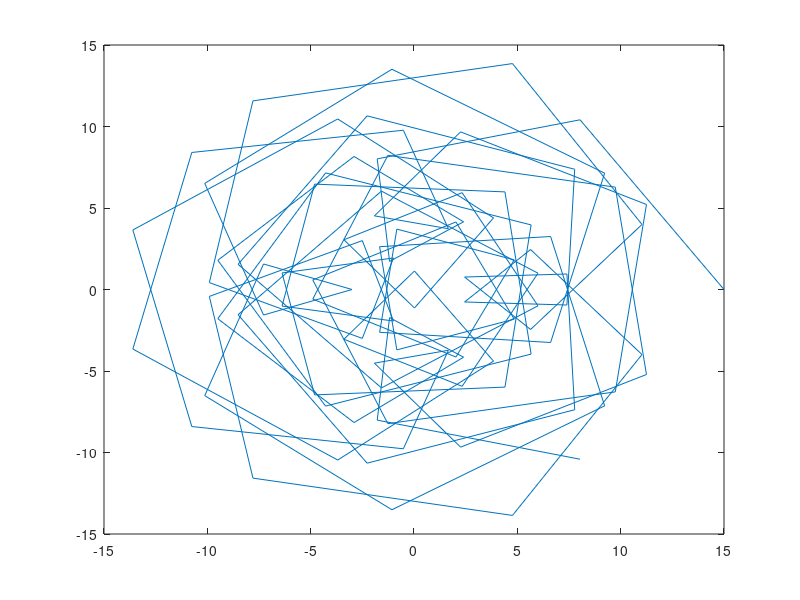
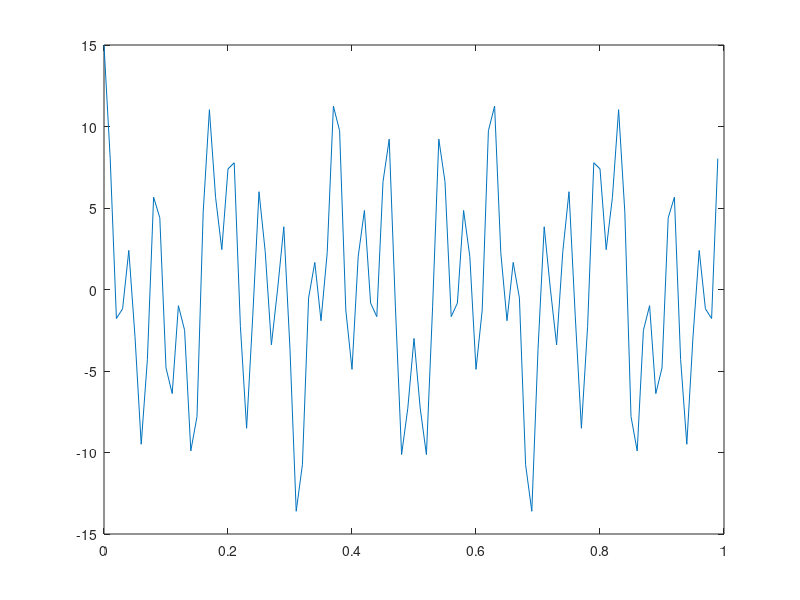
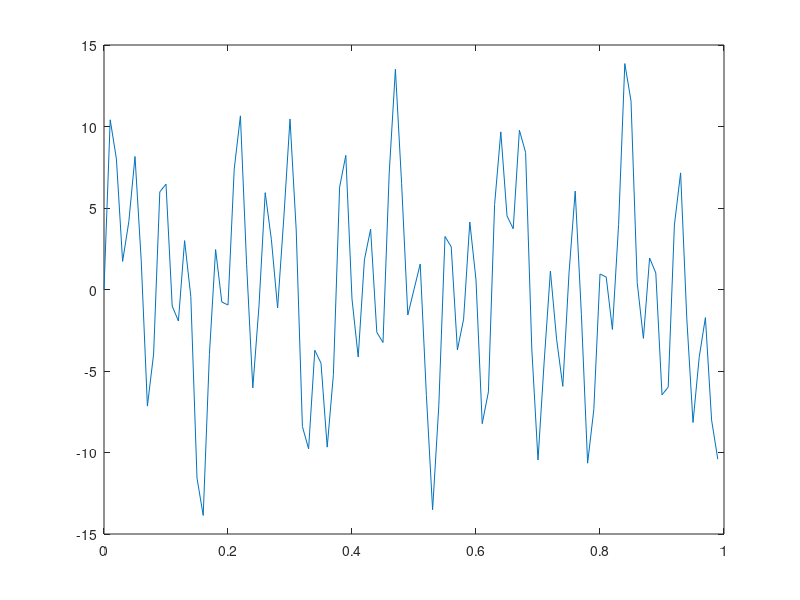

Here is the MATLAB script that generated these plots, in order: (Note: this script raises an error after producing the figures.)
clearvars
close all

load lab1_problem5_secretSignal

plot(s); figure(2); plot(t,sr); figure(3); plot(t,si);

%% Generate the frequencies of the complex phasor used in Fourier Analysis

Nsample = ceil(Ttotal/Tsample); %Number of samples
Fs = 1/Tsample; %Sample rate in Hertz (i.e., in samples/second)

%Total number of frequencies = Nsample in the range -Fs/2 to +Fs/2
FcycleSet = linspace(-Fs/2,Fs/2,Nsample); 

%% Perform the Fourier Analysis

S = myFourierTransform(s,FcycleSet,Ttotal,Tsample);
Sr = myFourierTransform(sr,FcycleSet,Ttotal,Tsample);
Si = myFourierTransform(si,FcycleSet,Ttotal,Tsample);


%% Plot the results


figure(4); plot(FcycleSet,abs(S),'linewidth',2);
xlabel('Frequency in Hertz'); ylabel('Magnitude'); 
title('Fourier Analysis of Complex Phasor: s(t)'); grid

figure(5); plot(FcycleSet,abs(Sr),'linewidth',2);
xlabel('Frequency in Hertz'); ylabel('Magnitude'); 
title('Fourier Analysis of Real Part Signal: s_r(t)'); grid

figure(6); plot(FcycleSet,abs(Si),'linewidth',2);
xlabel('Frequency in Hertz'); ylabel('Magnitude'); 
title('Fourier Analysis of Imaginary Part Signal: s_i(t)'); grid

